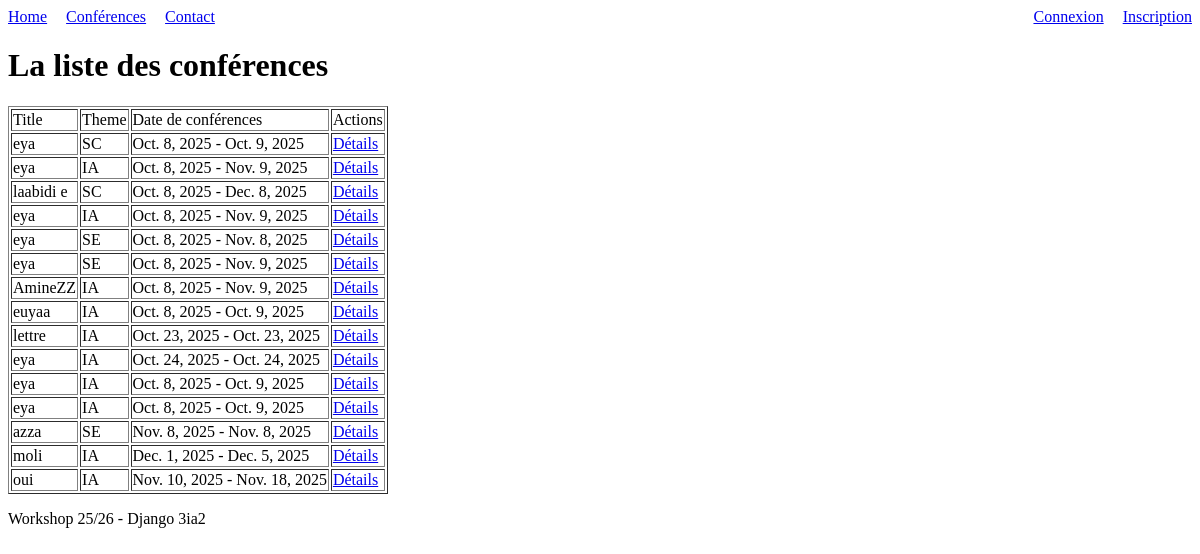
The page /conferences/liste/ on the database as committed earlier.
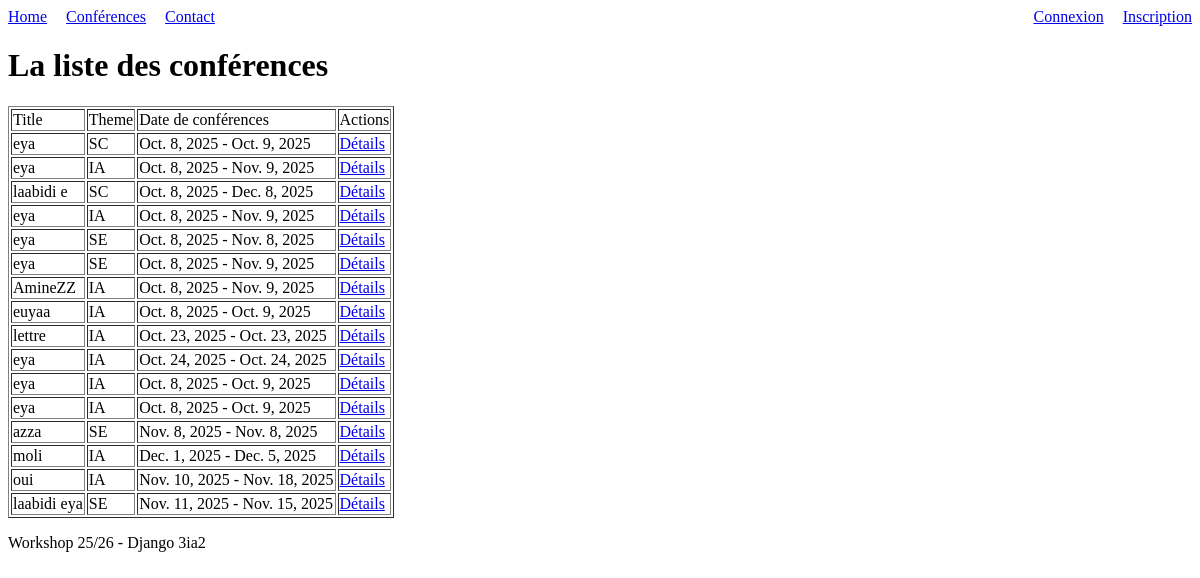
The same page on the database as committed later.
### Conferenceapp/models.py (models this page shows, shortened)
class Conference(models.Model):
    conference_id = models.AutoField(primary_key=True)
    name = models.CharField(max_length=255)
    THEME = [
        ("IA", "Computer science & IA"),
        ("SE", "Sciences & Engineering"),
        ("SC", "Social Sciences"),
    ]
    theme = models.CharField(max_length=255, choices=THEME)
    location = models.CharField(max_length=50)
    description = models.TextField(
        validators=[MinLengthValidator(30, "Vous avez utilisé la limite des mots autorisés")]
    )
    start_date = models.DateField()
    end_date = models.DateField()
    created_at = models.DateTimeField(auto_now_add=True)
    updated_at = models.DateTimeField(auto_now=True)

### Conferenceapp/views.py (the view)
# urls.py: path("liste/", ConferenceList.as_view(), name="liste_conferences"),
class ConferenceList(ListView):
    model = Conference
    context_object_name = "liste"
    template_name = "conferences/liste.html"

### conference3ia2/Templates/conferences/liste.html (shortened to what this page needs)
{% extends 'base.html' %}
{% block content %}
<h1>La liste des conférences</h1>
<table border="1">
    <tr><td>Title</td><td>Theme</td> <td>Date de conférences</td><td>Actions</td></tr>
    {% for c in liste %}
    <tr>
        <td>{{ c.name }}</td>
        <td>{{ c.theme }}</td>
        <td>{{ c.start_date }} - {{ c.end_date }}</td>
        <td><a href="{% url 'conference_details' c.pk %}">Détails</a>
    </tr>
    {% endfor %}
</table>
{% endblock %}

Rows that differ between the two databases and show on the page:
added Conference: name "laabidi eya", theme "SE", start_date "Nov. 11, 2025", end_date "Nov. 15, 2025"
